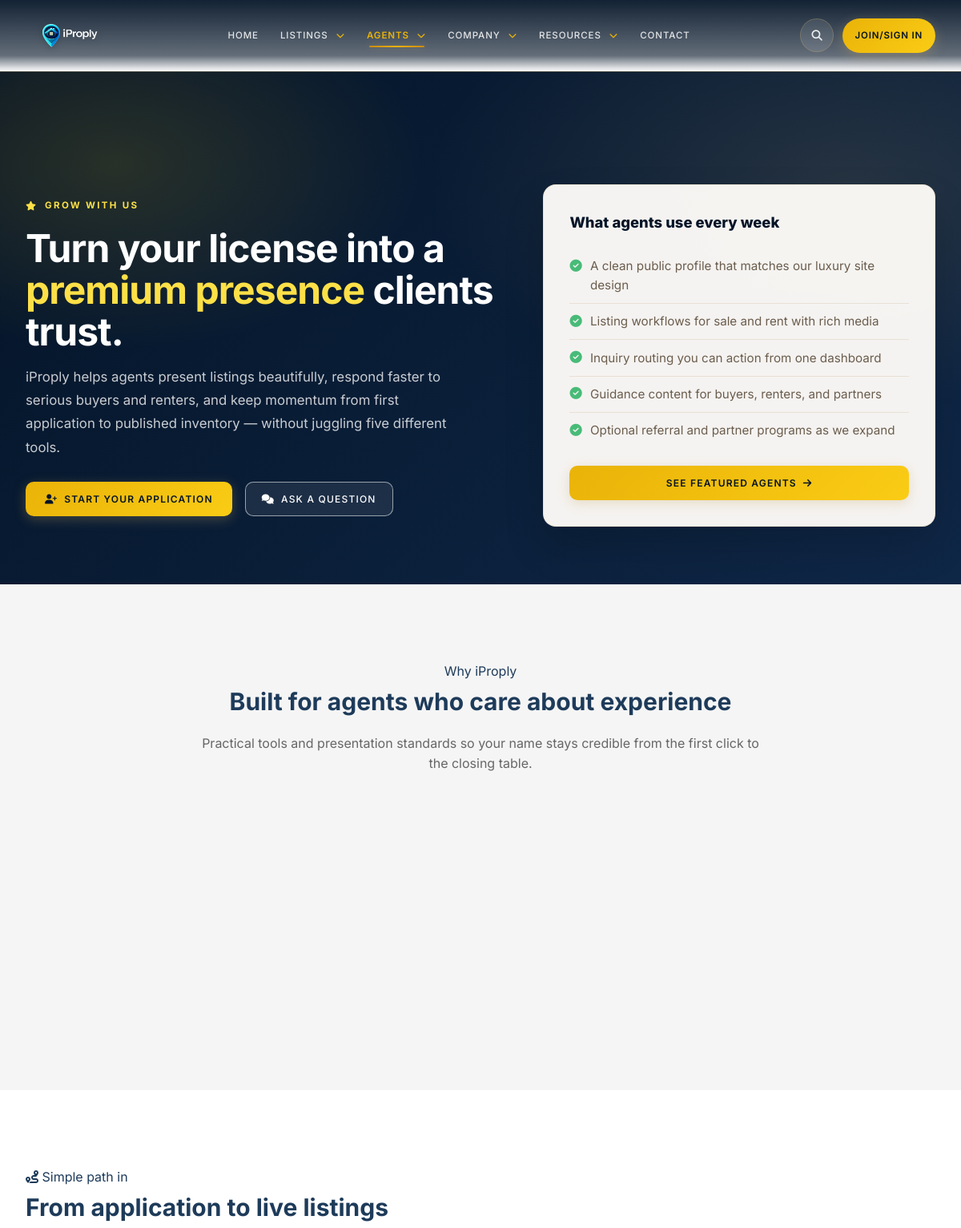
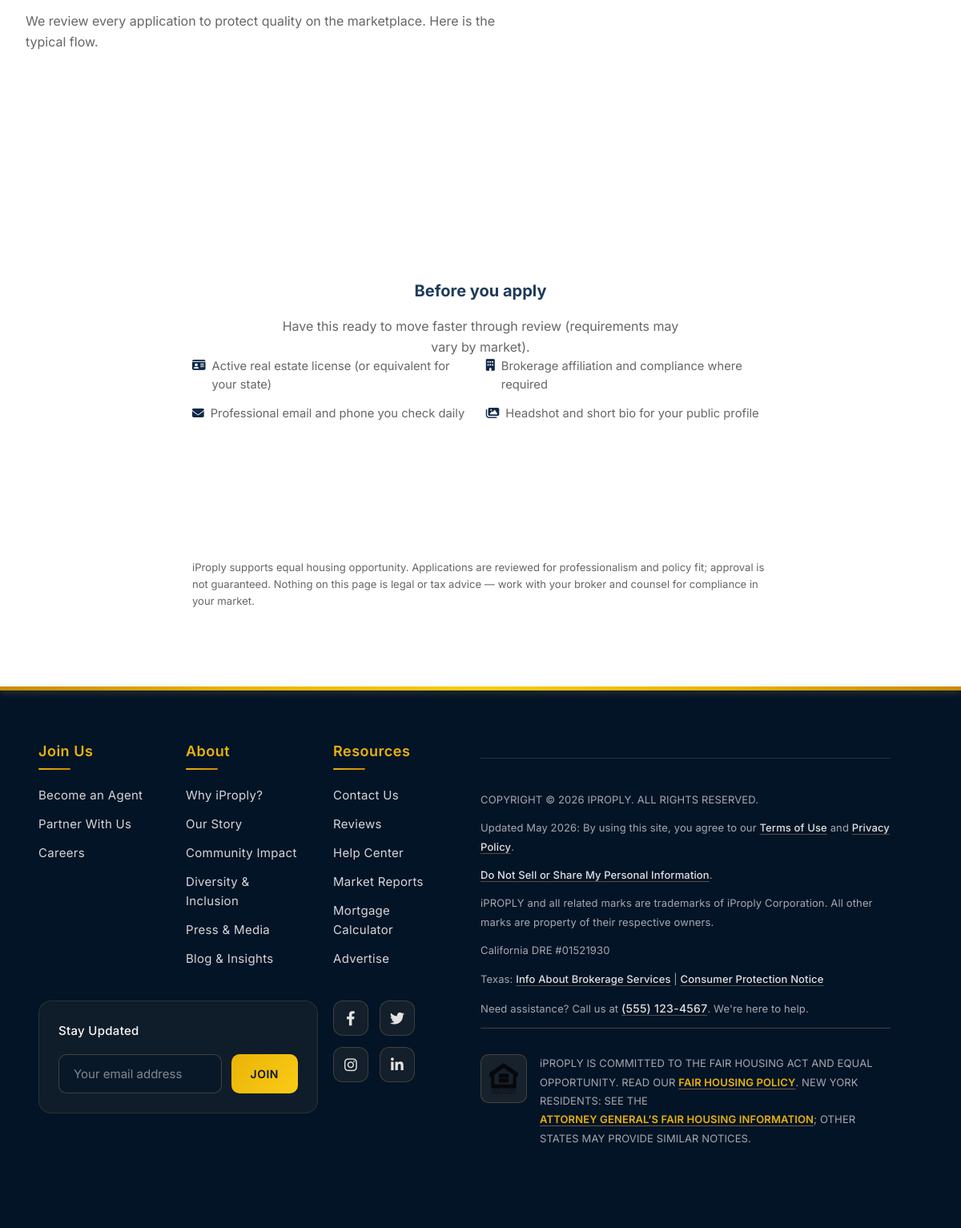
The page /become-agent.php on the database its author committed (2 pictures, top to bottom).
### tables this page shows
CREATE TABLE site_settings (
    id INT AUTO_INCREMENT PRIMARY KEY,
    site_name VARCHAR(255) NOT NULL DEFAULT 'iProply',
    site_tagline VARCHAR(500) DEFAULT 'Find Your Dream Home Today',
    site_email VARCHAR(255) DEFAULT 'info@iproply.com',
    site_phone VARCHAR(50) DEFAULT '(555) 123-4567',
    site_address TEXT,
    site_logo VARCHAR(255),
    smtp_host VARCHAR(255),
    smtp_port INT DEFAULT 587,
    smtp_username VARCHAR(255),
    smtp_password VARCHAR(255),
    smtp_encryption VARCHAR(20) DEFAULT 'tls',
    facebook_url VARCHAR(500),
    twitter_url VARCHAR(500),
    instagram_url VARCHAR(500),
    linkedin_url VARCHAR(500),
    meta_title VARCHAR(255),
    meta_description TEXT,
    meta_keywords TEXT,
    created_at TIMESTAMP DEFAULT CURRENT_TIMESTAMP,
    updated_at TIMESTAMP DEFAULT CURRENT_TIMESTAMP ON UPDATE CURRENT_TIMESTAMP
);

CREATE TABLE pages (
    id INT AUTO_INCREMENT PRIMARY KEY,
    title VARCHAR(255) NOT NULL,
    slug VARCHAR(255) NOT NULL UNIQUE,
    content LONGTEXT NOT NULL,
    status ENUM('draft', 'published') DEFAULT 'draft',
    published_at DATETIME NULL,
    meta_title VARCHAR(255) NULL,
    meta_description TEXT NULL,
    meta_keywords TEXT NULL,
    show_in_footer TINYINT(1) NOT NULL DEFAULT 0,
    footer_section VARCHAR(50) NULL,
    footer_order INT NOT NULL DEFAULT 0,
    created_by INT NULL,
    updated_by INT NULL,
    created_at TIMESTAMP DEFAULT CURRENT_TIMESTAMP,
    updated_at TIMESTAMP DEFAULT CURRENT_TIMESTAMP ON UPDATE CURRENT_TIMESTAMP,
    FOREIGN KEY (created_by) REFERENCES admins(id) ON DELETE SET NULL,
    FOREIGN KEY (updated_by) REFERENCES admins(id) ON DELETE SET NULL
);

### become-agent.php (the view, shortened to what the rows shown need)
<?php
require_once __DIR__ . '/config/config.php';
require_once __DIR__ . '/includes/Database.php';
include __DIR__ . '/partials/header.php';
?>
<header class="ba-hero">
    <div class="container ba-hero-inner">
        <div>
            <div class="ba-kicker"><i class="fas fa-star"></i> Grow with us</div>
            <h1 class="ba-h1">Turn your license into a <em>premium presence</em> clients trust.</h1>
            <p class="ba-lead">
                <?php echo sanitize($siteSettings['site_name'] ?? APP_NAME); ?> helps agents present listings beautifully, respond faster to serious buyers and renters,
                and keep momentum from first application to published inventory — without juggling five different tools.
            </p>
            <div class="ba-actions">
                <a class="btn btn-primary btn-lg" href="<?php echo base_url('agent/register.php'); ?>">
                </a>
                <a class="btn btn-outline btn-lg ba-outline-light" href="<?php echo base_url('contact.php'); ?>">
                </a>
            </div>
        </div>
        <aside class="ba-side-card reveal-ba" aria-labelledby="ba-side-h">
            <h2 id="ba-side-h" class="ba-side-title">What agents use every week</h2>
        </aside>
    </div>
</header>
<section class="section section-bg">
    <div class="container">
        <div class="section-header" style="text-align:center;max-width:700px;margin:0 auto">
            <div class="section-eyebrow" style="justify-content:center">Why <?php echo sanitize($siteSettings['site_name'] ?? APP_NAME); ?></div>
            <h2 class="section-title">Built for agents who care about experience</h2>
            <p class="section-subtitle">Practical tools and presentation standards so your name stays credible from the first click to the closing table.</p>
        </div>
    </div>
</section>
<section class="section">
    <div class="container">
        <div class="flex-header">
            <div style="max-width:640px">
                <h2 class="section-title">From application to live listings</h2>
            </div>
        </div>
        <div class="ba-steps">
        </div>
        <div class="ba-requirements">
            <h3 class="section-title" style="text-align:center;font-size:1.25rem">Before you apply</h3>
            <p class="section-subtitle" style="text-align:center;max-width:520px;margin:.75rem auto 0">Have this ready to move faster through review (requirements may vary by market).</p>
            <ul class="ba-req-grid" style="list-style:none;padding:0;margin:0">
            </ul>
        </div>
        <p class="ba-disclaimer">
            <?php echo sanitize($siteSettings['site_name'] ?? APP_NAME); ?> supports equal housing opportunity. Applications are reviewed for professionalism and policy fit;
            approval is not guaranteed. Nothing on this page is legal or tax advice — work with your broker and counsel for compliance in your market.
        </p>
    </div>
</section>
<?php include __DIR__ . '/partials/footer.php'; ?>

### partials/footer.php (shortened to what the rows shown need)
<?php
function format_phone_url($phone) {
    return preg_replace('/[^0-9]/', '', $phone);
}
$footerPages = [
    'join' => [],
    'about' => [],
    'resources' => [],
];
try {
    $pageModel = new Page();
    $footerPages['join'] = $pageModel->getFooterPages('join');
    $footerPages['about'] = $pageModel->getFooterPages('about');
    $footerPages['resources'] = $pageModel->getFooterPages('resources');
} catch (Exception $e) {
    $footerPages = [
        'join' => [],
        'about' => [],
        'resources' => [],
    ];
}
require_once __DIR__ . '/../includes/footer-routes.php';
?>
    </main>
    <div class="SiteFooter main-content">
        <div class="footerContent fluid-gutter row">
            <div class="flex flex-column col-12 col-md-4 col-lg-3 col-xl-2 linkSection links">
                <?php if (!empty($footerPages['join'])): ?>
                    <?php foreach ($footerPages['join'] as $p): ?>
                        <div class="LinkItem">
                            <a href="<?php echo sanitize(footer_resolve_url($p['slug'])); ?>"><?php echo sanitize($p['title']); ?></a>
                        </div>
                    <?php endforeach; ?>
                <?php endif; ?>
            </div>
            <div class="flex flex-column col-12 col-md-2 col-lg-2 linkSection links">
                <?php if (!empty($footerPages['about'])): ?>
                    <?php foreach ($footerPages['about'] as $p): ?>
                        <div class="LinkItem">
                            <a href="<?php echo sanitize(footer_resolve_url($p['slug'])); ?>"><?php echo sanitize($p['title']); ?></a>
                        </div>
                    <?php endforeach; ?>
                <?php endif; ?>
            </div>
            <div class="flex flex-column col-12 col-md-2 col-lg-2 linkSection links">
                <?php if (!empty($footerPages['resources'])): ?>
                    <?php foreach ($footerPages['resources'] as $p): ?>
                        <div class="LinkItem">
                            <a href="<?php echo sanitize(footer_resolve_url($p['slug'])); ?>"><?php echo sanitize($p['title']); ?></a>
                        </div>
                    <?php endforeach; ?>
                <?php endif; ?>
            </div>
            <div class="flex flex-column col-12 col-md-4 col-lg-5 col-xl-6">
                <div class="legal">
                    <p class="copyright">Copyright &copy; <?php echo date('Y'); ?> <?php echo sanitize($siteSettings['site_name'] ?? 'iProply'); ?>. All rights reserved.</p>
                    <p class="tos-eula">Updated <?php echo date('F Y'); ?>: By using this site, you agree to our <a href="<?php echo sanitize(footer_resolve_url('terms-of-use')); ?>" target="_blank" rel="noopener">Terms of Use</a> and <a href="<?php echo sanitize(footer_resolve_url('privacy-policy')); ?>" target="_blank" rel="noopener">Privacy Policy</a>.</p>
                    <p class="do-not-sell"><a href="<?php echo sanitize(footer_resolve_url('do-not-sell')); ?>" target="_blank" rel="noopener">Do Not Sell or Share My Personal Information</a>.</p>
                    <p class="trademark">iPROPLY and all related marks are trademarks of iProply Corporation. All other marks are property of their respective owners.</p>
                    <p class="ca-dre">California DRE #<?php echo sanitize($siteSettings['ca_dre'] ?? '01521930'); ?></p>
                    <p class="trec">Texas: <a href="<?php echo sanitize(footer_resolve_url('texas-ibs')); ?>" target="_blank" rel="noopener">Info About Brokerage Services</a> | <a href="https://www.trec.texas.gov/forms/consumer-protection-notice" target="_blank" rel="noopener">Consumer Protection Notice</a></p>
                    <p class="helpReading">Need assistance? Call us at <a class="phoneNumber" href="tel:<?php echo format_phone_url($siteSettings['site_phone'] ?? '1-844-759-7732'); ?>"><?php echo sanitize($siteSettings['site_phone'] ?? '1-844-IPROPLY'); ?></a>. We're here to help.</p>
                    <p class="fairHousingPolicyBold">
                        <span class="eho">
                        </span>
                        <span></span>
                    </p>
                </div>
            </div>
        </div>
    </div>
</body>
</html>

### rows shown on the page
site_settings: site_name "iProply", site_name "IPROPLY", site_phone "(555) 123-4567"
pages: title "Become an Agent"
pages: title "Partner With Us"
pages: title "Careers"
pages: title "Why iProply?"
pages: title "Our Story"
pages: title "Community Impact"
pages: title "Diversity & Inclusion"
pages: title "Press & Media"
pages: title "Help Center"
pages: title "Market Reports"
pages: title "Mortgage Calculator"
pages: title "Advertise"

### other values the page prints
$siteSettings['ca_dre'] "01521930"
